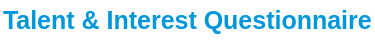
        <widget class="QFrame" name="frame">
         <property name="sizePolicy">
          <sizepolicy hsizetype="Minimum" vsizetype="Minimum">
           <horstretch>0</horstretch>
           <verstretch>0</verstretch>
          </sizepolicy>
         </property>
         <property name="minimumSize">
          <size>
           <width>200</width>
           <height>50</height>
          </size>
         </property>
         <property name="maximumSize">
          <size>
           <width>16777215</width>
           <height>20</height>
          </size>
         </property>
         <property name="styleSheet">
          <string notr="true">background: rgb(255, 255, 255);
border: none</string>
         </property>
         <property name="frameShape">
          <enum>QFrame::StyledPanel</enum>
         </property>
         <property name="frameShadow">
          <enum>QFrame::Raised</enum>
         </property>
         <layout class="QHBoxLayout" name="horizontalLayout_8">
          <property name="spacing">
           <number>0</number>
          </property>
          <property name="leftMargin">
           <number>0</number>
          </property>
          <property name="topMargin">
           <number>0</number>
          </property>
          <property name="rightMargin">
           <number>0</number>
          </property>
          <property name="bottomMargin">
           <number>10</number>
          </property>
          <item>
           <widget class="QGroupBox" name="groupBox_2">
            <property name="title">
             <string/>
            </property>
           </widget>
          </item>
          <item>
           <widget class="QLabel" name="questionnaireLabel">
            <property name="font">
             <font>
              <pointsize>19</pointsize>
              <weight>75</weight>
              <bold>true</bold>
             </font>
            </property>
            <property name="styleSheet">
             <string notr="true">color: rgb(0, 151, 218)</string>
            </property>
            <property name="text">
             <string>Talent &amp; Interest Questionnaire</string>
            </property>
           </widget>
          </item>
          <item>
           <widget class="QGroupBox" name="groupBox_3">
            <property name="title">
             <string/>
            </property>
           </widget>
          </item>
         </layout>
        </widget>
